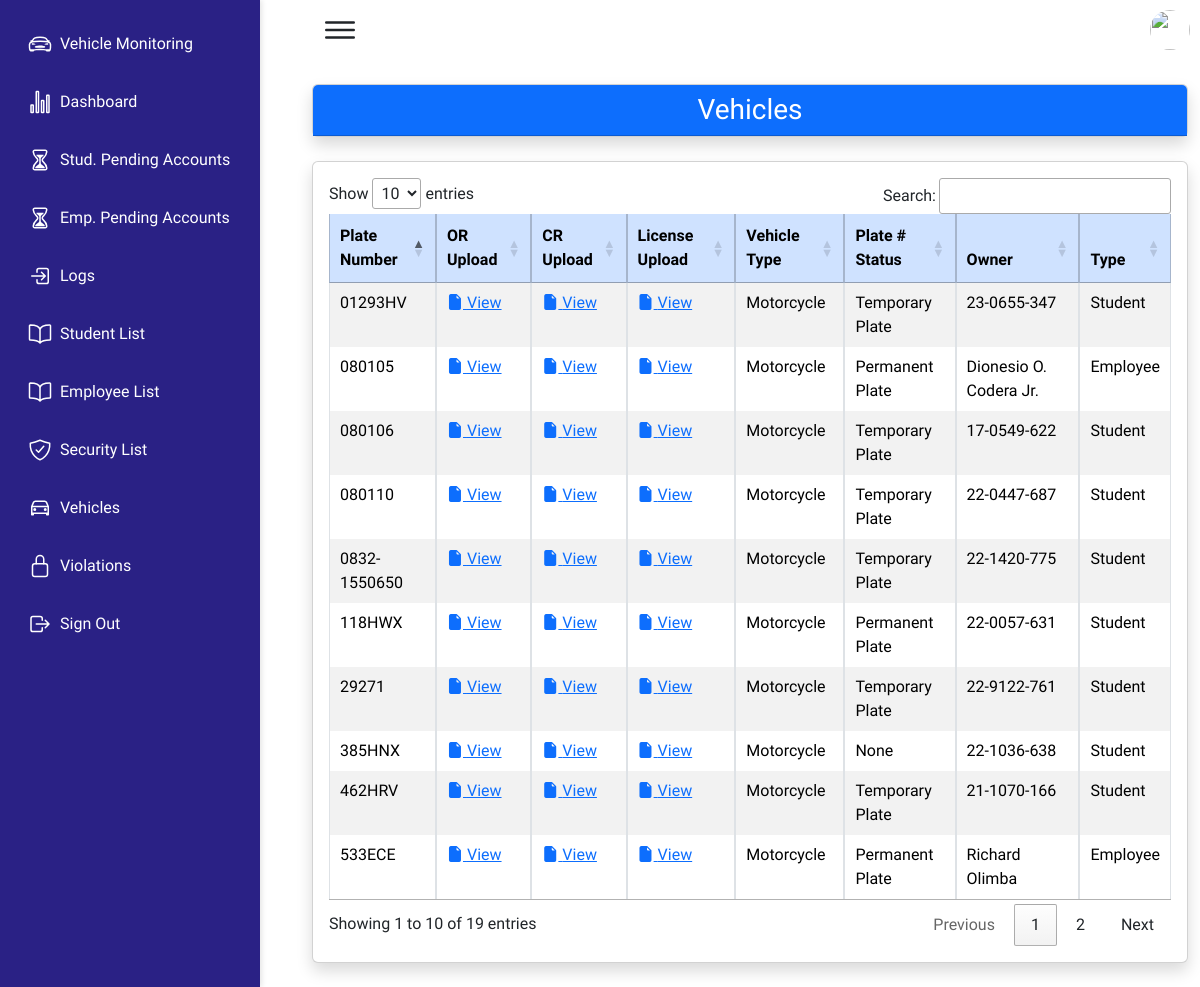
Page /all-vehicles/ (signed in) on the committed database.
### qrapp/models.py (models this page shows, shortened)
class Vehicle(models.Model):
    PLATE_TYPE_CHOICES = [
        ('temporary', 'Temporary Plate'),
        ('permanent', 'Permanent Plate'),
        ('improvised', 'Improvised Plate'),
    ]
    plate_number = models.CharField(max_length=20, unique=True)
    plate_type = models.CharField(max_length=15, choices=PLATE_TYPE_CHOICES, null=True, blank=True)  # Add this field
    or_upload = models.FileField(upload_to='uploads/or/')
    cr_upload = models.FileField(upload_to='uploads/cr/')
    license_upload = models.FileField(upload_to='uploads/license/')
    vehicle_type = models.CharField(max_length=50, choices=[('Car', 'Car'), ('Motorcycle', 'Motorcycle')])
    student_id = models.ForeignKey('StudentMasterList', on_delete=models.CASCADE, related_name='vehicles')
    id = models.AutoField(primary_key=True)

class StudentMasterList(models.Model):
        student_id = models.CharField(max_length=20, unique=True)
        username = models.CharField(max_length=50)
        email = models.EmailField(unique=True)
        first_name = models.CharField(max_length=50, blank=True, null=True)
        last_name = models.CharField(max_length=50, blank=True, null=True)
        course = models.CharField(max_length=100)
        year = models.CharField(max_length=10)
        major = models.CharField(max_length=100)
        password = models.CharField(max_length=128, blank=True, null=False)
        qr_code = models.ImageField(upload_to='uploads/qr_codes/', blank=True, null=True)
        created_at = models.DateTimeField(auto_now_add=True, null=True, blank=True)

class EmployeeVehicle(models.Model):
    PLATE_TYPE_CHOICES = [
        ('temporary', 'Temporary Plate'),
        ('permanent', 'Permanent Plate'),
        ('improvised', 'Improvised Plate'),
    ]
    plate_number = models.CharField(max_length=20, unique=True)
    plate_number_type = models.CharField(max_length=15, choices=PLATE_TYPE_CHOICES, null=True, blank=True)
    or_upload = models.FileField(upload_to='uploads/or/')
    cr_upload = models.FileField(upload_to='uploads/cr/')
    license_upload = models.FileField(upload_to='uploads/license/')
    vehicle_type = models.CharField(max_length=50, choices=[('Car', 'Car'), ('Motorcycle', 'Motorcycle')])
    employee_id = models.ForeignKey('Employee', on_delete=models.CASCADE, related_name='vehicles')
    id = models.AutoField(primary_key=True)

class Employee(models.Model):
    STATUS_CHOICES = [
        ('regular', 'Regular'),
        ('contract', 'Contract of Service'),
    ]
    id = models.AutoField(primary_key=True)  # Auto-increment primary key
    full_name = models.CharField(max_length=255)
    contact_number = models.CharField(max_length=15)
    username = models.CharField(max_length=150, unique=True)  # Unique username
    password = models.CharField(max_length=128)  # Password field
    status = models.CharField(max_length=10, choices=STATUS_CHOICES)
    qr_code = models.ImageField(upload_to='qr_codes/', null=True, blank=True)  # Nullable QR code field
    created_at = models.DateTimeField(auto_now_add=True, null=True, blank=True)

### qrapp/views.py (the view)
# urls.py: path('all-vehicles/', views.all_vehicles, name='all-vehicles'),
def all_vehicles(request):
    student_vehicles = Vehicle.objects.all()
    employee_vehicles = EmployeeVehicle.objects.all()
    context = {
        'student_vehicles': student_vehicles,
        'employee_vehicles': employee_vehicles,
    }
    return render(request, 'qrapp/all_vehicles.html', context)

### qrapp/templates/qrapp/all_vehicles.html (shortened to what this page needs)
{% extends 'qrapp/base.html' %}
{% block content %}
<!DOCTYPE html>
<html lang="en">
<head>
    <link rel="stylesheet" href="https://cdn.datatables.net/1.13.5/css/jquery.dataTables.min.css">
    <link href="https://cdn.jsdelivr.net/npm/bootstrap@5.3.3/dist/css/bootstrap.min.css" rel="stylesheet">
    <link href="https://cdn.jsdelivr.net/npm/bootstrap-icons/font/bootstrap-icons.css" rel="stylesheet">
</head>
<body>
    <div class="container mt-0">
        <div class="card shadow">
            <div class="card-header text-center">
                <h3 class="mb-0">Vehicles</h3>
            </div>
        </div>
        <div class="card shadow mt-4">
            <div class="card-body">
                <table id="mergedVehiclesTable" class="table table-hover table-striped table-bordered">
                    <thead class="table-primary">
                        <tr>
                            <th>Plate Number</th>
                            <th>OR Upload</th>
                            <th>CR Upload</th>
                            <th>License Upload</th>
                            <th>Vehicle Type</th>
                            <th>Plate # Status</th>
                            <th>Owner</th>
                            <th>Type</th>
                        </tr>
                    </thead>
                    <tbody>
                        {% for vehicle in student_vehicles %}
                            <tr>
                                <td>{{ vehicle.plate_number }}</td>
                                <td>
                                    <a href="#" class="view-image" data-image-url="{{ vehicle.or_upload.url }}">
                                        <i class="bi bi-file-earmark-fill"></i> View
                                    </a>
                                </td>
                                <td>
                                    <a href="#" class="view-image" data-image-url="{{ vehicle.cr_upload.url }}">
                                        <i class="bi bi-file-earmark-fill"></i> View
                                    </a>
                                </td>
                                <td>
                                    <a href="#" class="view-image" data-image-url="{{ vehicle.license_upload.url }}">
                                        <i class="bi bi-file-earmark-fill"></i> View
                                    </a>
                                </td>
                                <td>{{ vehicle.vehicle_type }}</td>
                                <td>{{ vehicle.get_plate_type_display }}</td>
                                <td>{{ vehicle.student_id.student_id }}</td>
                                <td>Student</td>
                            </tr>
                        {% endfor %}
                        {% for vehicle in employee_vehicles %}
                            <tr>
                                <td>{{ vehicle.plate_number }}</td>
                                <td>
                                    <a href="#" class="view-image" data-image-url="{{ vehicle.or_upload.url }}">
                                        <i class="bi bi-file-earmark-fill"></i> View
                                    </a>
                                </td>
                                <td>
                                    <a href="#" class="view-image" data-image-url="{{ vehicle.cr_upload.url }}">
                                        <i class="bi bi-file-earmark-fill"></i> View
                                    </a>
                                </td>
                                <td>
                                    <a href="#" class="view-image" data-image-url="{{ vehicle.license_upload.url }}">
                                        <i class="bi bi-file-earmark-fill"></i> View
                                    </a>
                                </td>
                                <td>{{ vehicle.vehicle_type }}</td>
                                <td>{{ vehicle.get_plate_number_type_display }}</td>
                                <td>{{ vehicle.employee_id.full_name }}</td>
                                <td>Employee</td>
                            </tr>
                        {% endfor %}
                    </tbody>
                </table>
            </div>
        </div>
    </div>
</body>
</html>
{% endblock %}

### static/css/style.css (style rules this page uses)
* { font-family: "Ubuntu", sans-serif; margin: 0; padding: 0; box-sizing: border-box; }
:root { --blue: #2a2185; --white: #fff; --gray: #f5f5f5; --black1: #222; --black2: #999; }
body { min-height: 100vh; overflow-x: hidden; }
.container { position: relative; width: 100%; }

### qrapp/templates/qrapp/all_vehicles.html (style rules this page uses)
.card-header { background-color: #0d6efd; color: white; }
.table-primary { background-color: #f8f9fa; }
.table-striped tbody tr:nth-of-type(odd) { background-color: #f2f2f2; }

### rows in the picture
Vehicle: plate_number "462HRV", vehicle_type "Motorcycle", plate_type "Temporary Plate", student_id.student_id "21-1070-166"
Vehicle: plate_number "385HNX", vehicle_type "Motorcycle", plate_type "None", student_id.student_id "22-1036-638"
Vehicle: plate_number "118HWX", vehicle_type "Motorcycle", plate_type "Permanent Plate", student_id.student_id "22-0057-631"
Vehicle: plate_number "0832-1550650", vehicle_type "Motorcycle", plate_type "Temporary Plate", student_id.student_id "22-1420-775"
Vehicle: plate_number "080106", vehicle_type "Motorcycle", plate_type "Temporary Plate", student_id.student_id "17-0549-622"
Vehicle: plate_number "080110", vehicle_type "Motorcycle", plate_type "Temporary Plate", student_id.student_id "22-0447-687"
Vehicle: plate_number "01293HV", vehicle_type "Motorcycle", plate_type "Temporary Plate", student_id.student_id "23-0655-347"
Vehicle: plate_number "29271", vehicle_type "Motorcycle", plate_type "Temporary Plate", student_id.student_id "22-9122-761"
EmployeeVehicle: plate_number "080105", vehicle_type "Motorcycle", plate_number_type "Permanent Plate", employee_id.full_name "Dionesio O. Codera Jr."
EmployeeVehicle: plate_number "533ECE", vehicle_type "Motorcycle", plate_number_type "Permanent Plate", employee_id.full_name "Richard Olimba"
